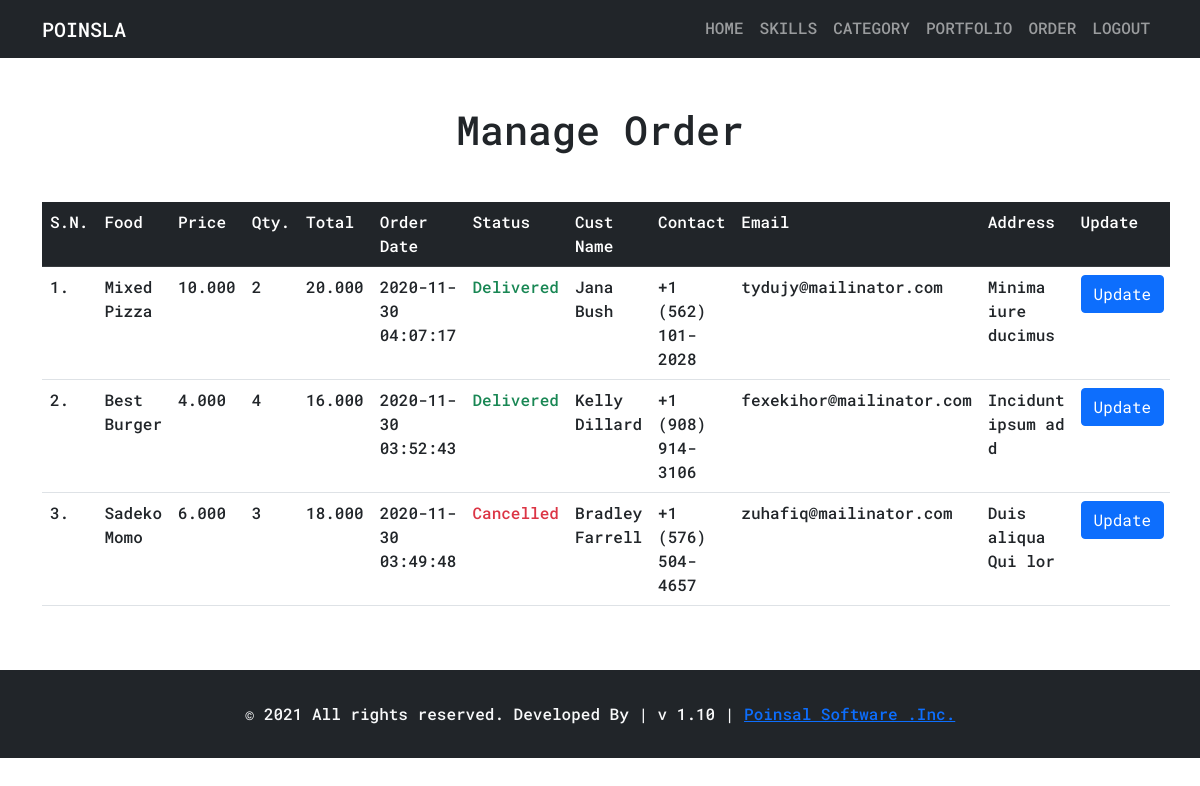
Page /admin/manage-order.php (signed in) on the committed database.
### tables this page shows
CREATE TABLE `tbl_order` (
  `id` int(10) UNSIGNED NOT NULL,
  `food` varchar(150) NOT NULL,
  `price` decimal(10,3) NOT NULL,
  `qty` int(11) NOT NULL,
  `total` decimal(10,3) NOT NULL,
  `order_date` datetime NOT NULL,
  `status` varchar(50) NOT NULL,
  `customer_name` varchar(150) NOT NULL,
  `customer_contact` varchar(20) NOT NULL,
  `customer_email` varchar(150) NOT NULL,
  `customer_address` varchar(255) NOT NULL
);

### admin/manage-order.php (the view, shortened to what this page needs)
<?php include('partials/menu.php'); ?>
<div class="container">
    <h1 class="text-center mt-5 mb-5">Manage Order</h1>
    <div class="row">
        <div class="table-responsive mb-5">
            <table class="table">
                <tr class="table-dark">
                    <th>S.N.</th>
                    <th>Food</th>
                    <th>Price</th>
                    <th>Qty.</th>
                    <th>Total</th>
                    <th>Order Date</th>
                    <th>Status</th>
                    <th>Cust Name</th>
                    <th>Contact</th>
                    <th>Email</th>
                    <th>Address</th>
                    <th>Update</th>
                </tr>
                <?php
                $sql = "SELECT * FROM tbl_order ORDER BY id DESC";
                $res = mysqli_query($conn, $sql);
                $count = mysqli_num_rows($res);
                $no = 1;
                if ($count > 0) {
                    while ($row = mysqli_fetch_assoc($res)) {
                        $id = $row['id'];
                        $food = $row['food'];
                        $price = $row['price'];
                        $qty = $row['qty'];
                        $total = $row['total'];
                        $order_date = $row['order_date'];
                        $status = $row['status'];
                        $customer_name = $row['customer_name'];
                        $customer_contact = $row['customer_contact'];
                        $customer_email = $row['customer_email'];
                        $customer_address = $row['customer_address'];
                ?>
                        <tr>
                            <td><?= $no++; ?>. </td>
                            <td><?= $food; ?></td>
                            <td><?= $price; ?></td>
                            <td><?= $qty; ?></td>
                            <td><?= $total; ?></td>
                            <td><?= $order_date; ?></td>
                            <td>
                                <?php
                                if ($status == "Ordered") {
                                    echo "<label class='form-label'>$status</label>";
                                } elseif ($status == "On Delivery") {
                                    echo "<label class='form-label text-primary'>$status</label>";
                                } elseif ($status == "Delivered") {
                                    echo "<label class='form-label text-success'>$status</label>";
                                } elseif ($status == "Cancelled") {
                                    echo "<label class='form-label text-danger'>$status</label>";
                                }
                                ?>
                            </td>
                            <td><?= $customer_name; ?></td>
                            <td><?= $customer_contact; ?></td>
                            <td><?= $customer_email; ?></td>
                            <td><?= $customer_address; ?></td>
                            <td>
                                <a href="<?= SITEURL; ?>admin/update-order.php?id=<?= $id; ?>" class="btn btn-primary">Update</a>
                            </td>
                        </tr>
                <?php
                    }
                } else {
                    echo "<tr><td colspan='12' class='error'>Orders not Available</td></tr>";
                }
                ?>
            </table>
        </div>
    </div>
</div>
<?php include('partials/footer.php'); ?>

### assets/css/main-front.css (style rules this page uses)
* { font-family: 'Roboto Mono', sans-serif; font-weight: 500; }
html, body, div, span, applet, object, iframe, h1, h2, h3, h4, h5, h6, p, blockquote, div pre, a, abbr, acronym, address, big, cite, code, del, dfn, em, font, img, ins, kbd, q, s, samp, small, strike, strong, sub, sup, tt, var, b, u, i, center, dl, dt, dd, ol, ul, li, figure, header, nav, section, article, aside, footer, figcaption { margin: 0; padding: 0; border: 0; outline: 0; text-decoration: none; }

### rows in the picture
tbl_order: food "Mixed Pizza", price "10.000", qty "2", total "20.000", order_date "2020-11-30 04:07:17", status "Delivered", customer_name "Jana Bush", customer_contact "+1 (562) 101-2028", customer_email "tydujy@mailinator.com", customer_address "Minima iure ducimus"
tbl_order: food "Best Burger", price "4.000", qty "4", total "16.000", order_date "2020-11-30 03:52:43", status "Delivered", customer_name "Kelly Dillard", customer_contact "+1 (908) 914-3106", customer_email "fexekihor@mailinator.com", customer_address "Incidunt ipsum ad d"
tbl_order: food "Sadeko Momo", price "6.000", qty "3", total "18.000", order_date "2020-11-30 03:49:48", status "Cancelled", customer_name "Bradley Farrell", customer_contact "+1 (576) 504-4657", customer_email "zuhafiq@mailinator.com", customer_address "Duis aliqua Qui lor"
